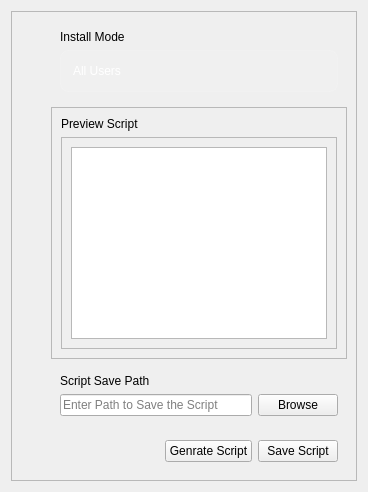
         <widget class="QWidget" name="GenrateScripttab">
          <attribute name="title">
           <string>Genrate Script</string>
          </attribute>
          <layout class="QHBoxLayout" name="horizontalLayout_9">
           <item>
            <widget class="QFrame" name="GenrateScriptPanel">
             <property name="frameShape">
              <enum>QFrame::Shape::StyledPanel</enum>
             </property>
             <property name="frameShadow">
              <enum>QFrame::Shadow::Raised</enum>
             </property>
             <layout class="QHBoxLayout" name="horizontalLayout_18">
              <item>
               <layout class="QGridLayout" name="gridLayout_4">
                <item row="7" column="3">
                 <widget class="QFrame" name="frame_10">
                  <property name="sizePolicy">
                   <sizepolicy hsizetype="Preferred" vsizetype="Fixed">
                    <horstretch>0</horstretch>
                    <verstretch>0</verstretch>
                   </sizepolicy>
                  </property>
                  <property name="minimumSize">
                   <size>
                    <width>0</width>
                    <height>0</height>
                   </size>
                  </property>
                  <property name="styleSheet">
                   <string notr="true">QFrame{
background-color: none;
border: none;
}</string>
                  </property>
                  <property name="frameShape">
                   <enum>QFrame::Shape::StyledPanel</enum>
                  </property>
                  <property name="frameShadow">
                   <enum>QFrame::Shadow::Raised</enum>
                  </property>
                  <layout class="QVBoxLayout" name="verticalLayout_23">
                   <item>
                    <widget class="QLabel" name="label_41">
                     <property name="sizePolicy">
                      <sizepolicy hsizetype="Preferred" vsizetype="Fixed">
                       <horstretch>0</horstretch>
                       <verstretch>0</verstretch>
                      </sizepolicy>
                     </property>
                     <property name="text">
                      <string>Script Save Path</string>
                     </property>
                    </widget>
                   </item>
                   <item>
                    <widget class="QFrame" name="horizontalFrame">
                     <property name="sizePolicy">
                      <sizepolicy hsizetype="Preferred" vsizetype="Fixed">
                       <horstretch>0</horstretch>
                       <verstretch>0</verstretch>
                      </sizepolicy>
                     </property>
                     <layout class="QHBoxLayout" name="horizontalLayout_24">
                      <property name="leftMargin">
                       <number>0</number>
                      </property>
                      <property name="topMargin">
                       <number>0</number>
                      </property>
                      <property name="rightMargin">
                       <number>0</number>
                      </property>
                      <property name="bottomMargin">
                       <number>0</number>
                      </property>
                      <item>
                       <widget class="QLineEdit" name="scriptSavePathLineEdit">
                        <property name="placeholderText">
                         <string>Enter Path to Save the Script</string>
                        </property>
                       </widget>
                      </item>
                      <item>
                       <widget class="QPushButton" name="scriptSavePathButton">
                        <property name="cursor">
                         <cursorShape>PointingHandCursor</cursorShape>
                        </property>
                        <property name="text">
                         <string>Browse</string>
                        </property>
                        <property name="icon">
                         <iconset>
                          <normalon>:/res/RES/icons/folder-open.svg</normalon>
                         </iconset>
                        </property>
                        <property name="iconSize">
                         <size>
                          <width>20</width>
                          <height>20</height>
                         </size>
                        </property>
                       </widget>
                      </item>
                     </layout>
                    </widget>
                   </item>
                  </layout>
                 </widget>
                </item>
                <item row="8" column="3">
                 <widget class="QFrame" name="frame_4">
                  <property name="minimumSize">
                   <size>
                    <width>0</width>
                    <height>0</height>
                   </size>
                  </property>
                  <property name="styleSheet">
                   <string notr="true">QFrame{
background-color: none;
border: none;
}</string>
                  </property>
                  <property name="frameShape">
                   <enum>QFrame::Shape::StyledPanel</enum>
                  </property>
                  <property name="frameShadow">
                   <enum>QFrame::Shadow::Raised</enum>
                  </property>
                  <layout class="QHBoxLayout" name="horizontalLayout_8">
                   <item>
                    <spacer name="horizontalSpacer_3">
                     <property name="orientation">
                      <enum>Qt::Orientation::Horizontal</enum>
                     </property>
                     <property name="sizeHint" stdset="0">
                      <size>
                       <width>40</width>
                       <height>20</height>
                      </size>
                     </property>
                    </spacer>
                   </item>
                   <item>
                    <widget class="QPushButton" name="generateButton">
                     <property name="cursor">
                      <cursorShape>PointingHandCursor</cursorShape>
                     </property>
                     <property name="text">
                      <string>Genrate Script</string>
                     </property>
                     <property name="icon">
                      <iconset>
                       <normalon>:/res/RES/icons/genrate.svg</normalon>
                      </iconset>
                     </property>
                     <property name="iconSize">
                      <size>
                       <width>24</width>
                       <height>24</height>
                      </size>
                     </property>
                    </widget>
                   </item>
                   <item>
                    <widget class="QPushButton" name="saveScriptButton">
                     <property name="cursor">
                      <cursorShape>PointingHandCursor</cursorShape>
                     </property>
                     <property name="text">
                      <string>Save Script</string>
                     </property>
                     <property name="icon">
                      <iconset>
                       <normalon>:/res/RES/icons/save.svg</normalon>
                      </iconset>
                     </property>
                     <property name="iconSize">
                      <size>
                       <width>24</width>
                       <height>24</height>
                      </size>
                     </property>
                    </widget>
                   </item>
                  </layout>
                 </widget>
                </item>
                <item row="0" column="2">
                 <widget class="QLabel" name="label_43">
                  <property name="minimumSize">
                   <size>
                    <width>24</width>
                    <height>24</height>
                   </size>
                  </property>
                  <property name="maximumSize">
                   <size>
                    <width>48</width>
                    <height>48</height>
                   </size>
                  </property>
                  <property name="text">
                   <string/>
                  </property>
                  <property name="pixmap">
                   <pixmap resource="res.qrc">:/res/RES/icons/user.svg</pixmap>
                  </property>
                  <property name="scaledContents">
                   <bool>true</bool>
                  </property>
                 </widget>
                </item>
                <item row="0" column="3">
                 <widget class="QFrame" name="frame_11">
                  <property name="sizePolicy">
                   <sizepolicy hsizetype="Preferred" vsizetype="Fixed">
                    <horstretch>0</horstretch>
                    <verstretch>0</verstretch>
                   </sizepolicy>
                  </property>
                  <property name="minimumSize">
                   <size>
                    <width>0</width>
                    <height>0</height>
                   </size>
                  </property>
                  <property name="styleSheet">
                   <string notr="true">background-color: none;
border: none;</string>
                  </property>
                  <property name="frameShape">
                   <enum>QFrame::Shape::StyledPanel</enum>
                  </property>
                  <property name="frameShadow">
                   <enum>QFrame::Shadow::Raised</enum>
                  </property>
                  <layout class="QVBoxLayout" name="verticalLayout_24">
                   <item>
                    <widget class="QLabel" name="label_44">
                     <property name="sizePolicy">
                      <sizepolicy hsizetype="Preferred" vsizetype="Fixed">
                       <horstretch>0</horstretch>
                       <verstretch>0</verstretch>
                      </sizepolicy>
                     </property>
                     <property name="text">
                      <string>Install Mode</string>
                     </property>
                    </widget>
                   </item>
                   <item>
                    <widget class="QComboBox" name="installModeComboBox">
                     <property name="styleSheet">
                      <string notr="true">QComboBox {
    background-color: rgba(255, 255, 255, 20);
    color: white;

    border: 1px solid rgba(255, 255, 255, 25);
    border-radius: 8px;

    padding: 6px 12px;

    min-height: 28px;
}

QComboBox:hover {
    background-color: rgba(255,255,255,30);
    border: 1px solid rgba(90,140,255,120);
}

QComboBox:focus {
    border: 1px solid rgb(0,122,255);
}

QComboBox:disabled {
    background-color: rgba(255,255,255,10);
    color: rgba(255,255,255,80);
}

/* Arrow area */
QComboBox::drop-down {
    subcontrol-origin: padding;
    subcontrol-position: top right;

    width: 30px;

    border: none;
    background: transparent;
}

/* Arrow */
QComboBox::down-arrow {
    image: url(:/res/RES/icons/chevron-down.svg);
    width: 12px;
    height: 12px;
}

/* Popup list */
QComboBox QAbstractItemView {

    background-color: rgba(35,35,40,240);

    color: white;

    border: 1px solid rgba(255,255,255,20);

    border-radius: 8px;

    outline: none;

    selection-background-color: rgba(0,122,255,180);

    selection-color: white;

    padding: 4px;
}

/* Items */
QComboBox QAbstractItemView::item {
    height: 28px;
    padding-left: 10px;
    border-radius: 6px;
}

/* Hover item */
QComboBox QAbstractItemView::item:hover {
    background-color: rgba(255,255,255,18);
}

/* Selected item */
QComboBox QAbstractItemView::item:selected {
    background-color: rgba(0,122,255,180);
    color: white;
}</string>
                     </property>
                     <item>
                      <property name="text">
                       <string>All Users</string>
                      </property>
                     </item>
                     <item>
                      <property name="text">
                       <string>Current User</string>
                      </property>
                     </item>
                    </widget>
                   </item>
                  </layout>
                 </widget>
                </item>
                <item row="6" column="3">
                 <widget class="QFrame" name="frame_5">
                  <property name="minimumSize">
                   <size>
                    <width>0</width>
                    <height>0</height>
                   </size>
                  </property>
                  <property name="styleSheet">
                   <string notr="true"/>
                  </property>
                  <property name="frameShape">
                   <enum>QFrame::Shape::StyledPanel</enum>
                  </property>
                  <property name="frameShadow">
                   <enum>QFrame::Shadow::Raised</enum>
                  </property>
                  <layout class="QVBoxLayout" name="verticalLayout_7">
                   <item>
                    <widget class="QLabel" name="label_24">
                     <property name="text">
                      <string>Preview Script</string>
                     </property>
                    </widget>
                   </item>
                   <item>
                    <widget class="QScrollArea" name="scrollArea_2">
                     <property name="widgetResizable">
                      <bool>true</bool>
                     </property>
                     <widget class="QWidget" name="scrollAreaWidgetContents_2">
                      <property name="geometry">
                       <rect>
                        <x>0</x>
                        <y>0</y>
                        <width>630</width>
                        <height>234</height>
                       </rect>
                      </property>
                      <layout class="QVBoxLayout" name="verticalLayout_25">
                       <item>
                        <widget class="QPlainTextEdit" name="scriptPreviewEdit">
                         <property name="readOnly">
                          <bool>true</bool>
                         </property>
                        </widget>
                       </item>
                      </layout>
                     </widget>
                    </widget>
                   </item>
                  </layout>
                 </widget>
                </item>
                <item row="7" column="2">
                 <widget class="QLabel" name="label_42">
                  <property name="minimumSize">
                   <size>
                    <width>24</width>
                    <height>24</height>
                   </size>
                  </property>
                  <property name="maximumSize">
                   <size>
                    <width>48</width>
                    <height>48</height>
                   </size>
                  </property>
                  <property name="text">
                   <string/>
                  </property>
                  <property name="pixmap">
                   <pixmap resource="res.qrc">:/res/RES/icons/folder-regular.svg</pixmap>
                  </property>
                  <property name="scaledContents">
                   <bool>true</bool>
                  </property>
                 </widget>
                </item>
                <item row="6" column="2">
                 <widget class="QLabel" name="label_32">
                  <property name="minimumSize">
                   <size>
                    <width>24</width>
                    <height>24</height>
                   </size>
                  </property>
                  <property name="maximumSize">
                   <size>
                    <width>48</width>
                    <height>48</height>
                   </size>
                  </property>
                  <property name="text">
                   <string/>
                  </property>
                  <property name="pixmap">
                   <pixmap resource="res.qrc">:/res/RES/icons/code.svg</pixmap>
                  </property>
                  <property name="scaledContents">
                   <bool>true</bool>
                  </property>
                 </widget>
                </item>
               </layout>
              </item>
             </layout>
            </widget>
           </item>
          </layout>
         </widget>
